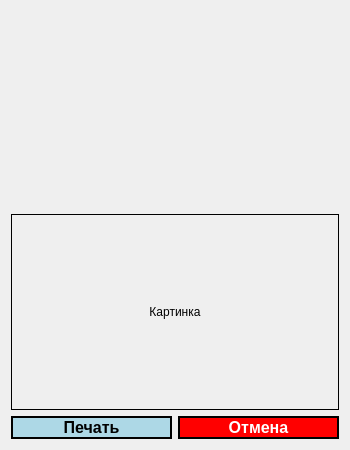
<?xml version="1.0" encoding="UTF-8"?>
<ui version="4.0">
 <class>DetailDialog</class>
 <widget class="QDialog" name="DetailDialog">
  <property name="geometry">
   <rect>
    <x>0</x>
    <y>0</y>
    <width>350</width>
    <height>450</height>
   </rect>
  </property>
  <property name="windowTitle">
   <string>Карточка NPC</string>
  </property>

  <layout class="QVBoxLayout" name="verticalLayout">

   <item>
    <widget class="QLabel" name="labelInfo">
     <property name="alignment">
      <set>Qt::AlignCenter</set>
     </property>
     <property name="styleSheet">
      <string>
font: bold 14pt;
      </string>
     </property>
    </widget>
   </item>

   <item>
    <widget class="QLabel" name="labelImage">
     <property name="minimumSize">
      <size>
       <width>150</width>
       <height>150</height>
      </size>
     </property>
     <property name="frameShape">
      <enum>QFrame::Box</enum>
     </property>
     <property name="alignment">
      <set>Qt::AlignCenter</set>
     </property>
     <property name="text">
      <string>Картинка</string>
     </property>
    </widget>
   </item>

   <item>
    <layout class="QHBoxLayout" name="buttonLayout">

     <item>
      <widget class="QPushButton" name="btnPrint">
       <property name="text">
        <string>Печать</string>
       </property>
       <property name="styleSheet">
        <string>
background-color: lightblue;
font: bold 12pt;
border: 2px solid black;
        </string>
       </property>
      </widget>
     </item>

     <item>
      <widget class="QPushButton" name="btnCancel">
       <property name="text">
        <string>Отмена</string>
       </property>
       <property name="styleSheet">
        <string>
background-color: red;
font: bold 12pt;
color: white;
border: 2px solid black;
        </string>
       </property>
      </widget>
     </item>

    </layout>
   </item>

  </layout>
 </widget>
 <resources/>
 <connections/>
</ui>
